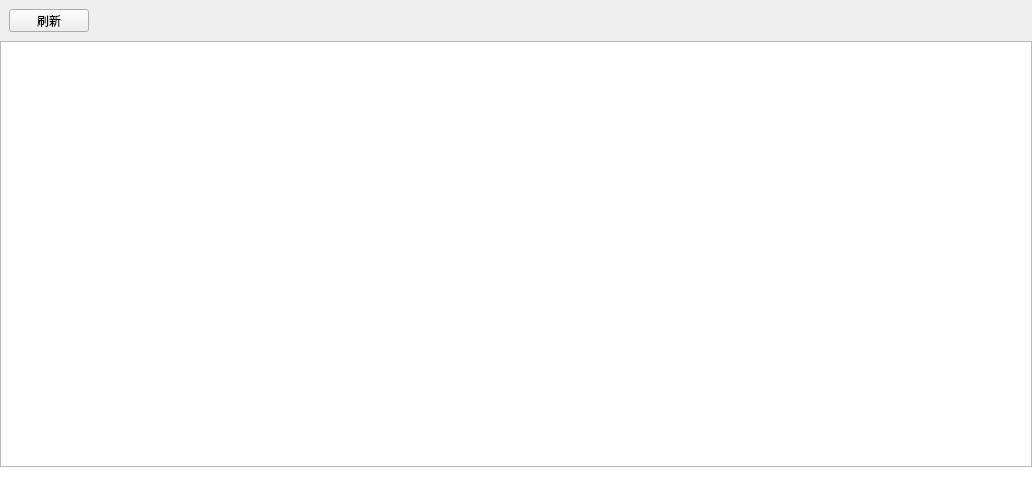
<?xml version="1.0" encoding="UTF-8"?>
<ui version="4.0">
 <class>DbTableWidget</class>
 <widget class="QWidget" name="DbTableWidget">
  <property name="geometry">
   <rect>
    <x>0</x>
    <y>0</y>
    <width>1032</width>
    <height>499</height>
   </rect>
  </property>
  <property name="windowTitle">
   <string>Form</string>
  </property>
  <layout class="QVBoxLayout" name="verticalLayout">
   <property name="spacing">
    <number>0</number>
   </property>
   <property name="leftMargin">
    <number>0</number>
   </property>
   <property name="topMargin">
    <number>0</number>
   </property>
   <property name="rightMargin">
    <number>0</number>
   </property>
   <property name="bottomMargin">
    <number>0</number>
   </property>
   <item>
    <widget class="QWidget" name="wgtToolbar" native="true">
     <property name="minimumSize">
      <size>
       <width>0</width>
       <height>41</height>
      </size>
     </property>
     <property name="maximumSize">
      <size>
       <width>16777215</width>
       <height>41</height>
      </size>
     </property>
     <property name="styleSheet">
      <string notr="true"/>
     </property>
     <layout class="QHBoxLayout" name="horizontalLayout_2">
      <item>
       <widget class="QPushButton" name="btnRefresh">
        <property name="text">
         <string>刷新</string>
        </property>
       </widget>
      </item>
      <item>
       <spacer name="horizontalSpacer_2">
        <property name="orientation">
         <enum>Qt::Horizontal</enum>
        </property>
        <property name="sizeHint" stdset="0">
         <size>
          <width>925</width>
          <height>20</height>
         </size>
        </property>
       </spacer>
      </item>
     </layout>
    </widget>
   </item>
   <item>
    <widget class="QTableView" name="lvData">
     <property name="contextMenuPolicy">
      <enum>Qt::ActionsContextMenu</enum>
     </property>
     <property name="editTriggers">
      <set>QAbstractItemView::NoEditTriggers</set>
     </property>
     <property name="sortingEnabled">
      <bool>true</bool>
     </property>
    </widget>
   </item>
   <item>
    <widget class="QWidget" name="wgtBottom" native="true">
     <property name="minimumSize">
      <size>
       <width>0</width>
       <height>32</height>
      </size>
     </property>
     <property name="maximumSize">
      <size>
       <width>16777215</width>
       <height>32</height>
      </size>
     </property>
     <property name="styleSheet">
      <string notr="true">background-color: rgb(255, 255, 255);</string>
     </property>
     <layout class="QHBoxLayout" name="horizontalLayout">
      <property name="leftMargin">
       <number>9</number>
      </property>
      <property name="topMargin">
       <number>0</number>
      </property>
      <property name="rightMargin">
       <number>0</number>
      </property>
      <property name="bottomMargin">
       <number>0</number>
      </property>
      <item>
       <widget class="QLabel" name="lblTableInfo">
        <property name="minimumSize">
         <size>
          <width>320</width>
          <height>0</height>
         </size>
        </property>
        <property name="text">
         <string/>
        </property>
       </widget>
      </item>
      <item>
       <widget class="QLabel" name="lblInfo">
        <property name="minimumSize">
         <size>
          <width>480</width>
          <height>0</height>
         </size>
        </property>
        <property name="text">
         <string/>
        </property>
       </widget>
      </item>
      <item>
       <spacer name="horizontalSpacer">
        <property name="orientation">
         <enum>Qt::Horizontal</enum>
        </property>
        <property name="sizeHint" stdset="0">
         <size>
          <width>40</width>
          <height>20</height>
         </size>
        </property>
       </spacer>
      </item>
     </layout>
    </widget>
   </item>
  </layout>
 </widget>
 <resources/>
 <connections/>
</ui>
